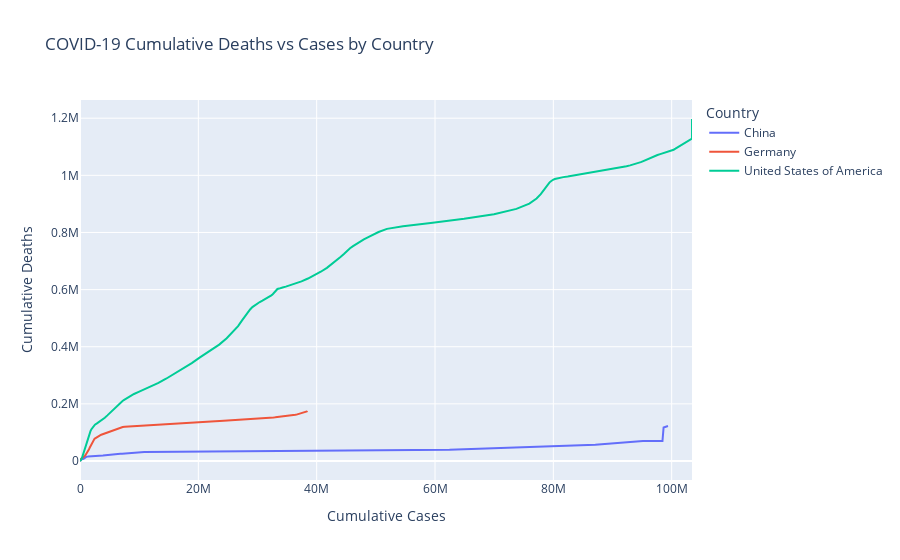

Notebook source saved alongside this figure:
### Code cell
fig.update_layout(
    xaxis_title="Cumulative Cases",
    yaxis_title="Cumulative Deaths",
    legend_title="Country"
)

fig.show()

### Figure 1 — Plotly figure (JSON) as saved in the notebook; plotly's stock layout.template omitted (floating-point values rounded to 4 significant figures; data arrays with more than 128 entries replaced by an {"elided": "..."} marker saying what was removed)
{"data": [{"hovertemplate": "Country=China<br>Total Cases=%{x}<br>Total Deaths=%{y}<extra></extra>", "legendgroup": "China", "line": {"color": "#636efa", "dash": "solid"}, "marker": {"symbol": "circle"}, "mode": "lines", "name": "China", "orientation": "v", "showlegend": true, "type": "scatter", "x": {"elided": "244 int values"}, "xaxis": "x", "y": {"elided": "244 int values"}, "yaxis": "y"}, {"hovertemplate": "Country=Germany<br>Total Cases=%{x}<br>Total Deaths=%{y}<extra></extra>", "legendgroup": "Germany", "line": {"color": "#EF553B", "dash": "solid"}, "marker": {"symbol": "circle"}, "mode": "lines", "name": "Germany", "orientation": "v", "showlegend": true, "type": "scatter", "x": {"elided": "244 int values"}, "xaxis": "x", "y": {"elided": "244 int values"}, "yaxis": "y"}, {"hovertemplate": "Country=United States of America<br>Total Cases=%{x}<br>Total Deaths=%{y}<extra></extra>", "legendgroup": "United States of America", "line": {"color": "#00cc96", "dash": "solid"}, "marker": {"symbol": "circle"}, "mode": "lines", "name": "United States of America", "orientation": "v", "showlegend": true, "type": "scatter", "x": {"elided": "244 int values"}, "xaxis": "x", "y": {"elided": "244 int values"}, "yaxis": "y"}], "layout": {"autosize": true, "legend": {"title": {"text": "Country"}, "tracegroupgap": 0}, "title": {"text": "COVID-19 Cumulative Deaths vs Cases by Country"}, "xaxis": {"anchor": "y", "autorange": true, "domain": [0, 1], "range": [0, 103436829], "title": {"text": "Cumulative Cases"}, "type": "linear"}, "yaxis": {"anchor": "x", "autorange": true, "domain": [0, 1], "range": [-66510.0, 1264000.0], "title": {"text": "Cumulative Deaths"}, "type": "linear"}}}
